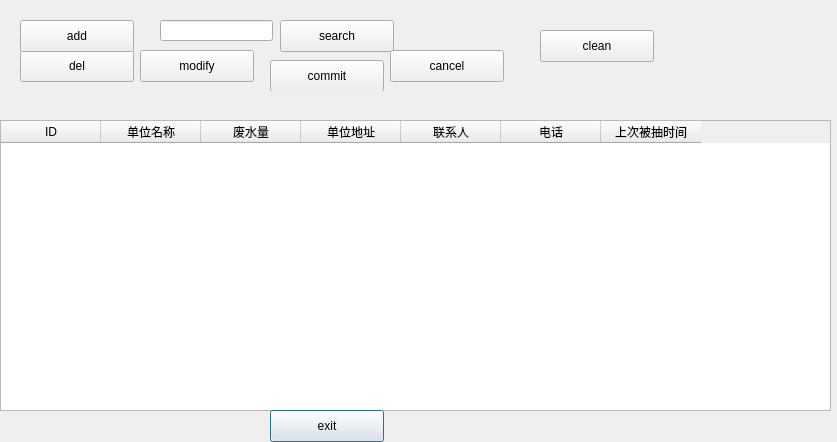
<?xml version="1.0" encoding="UTF-8"?>
<ui version="4.0">
 <class>AddEnterprise</class>
 <widget class="QDialog" name="AddEnterprise">
  <property name="geometry">
   <rect>
    <x>0</x>
    <y>0</y>
    <width>837</width>
    <height>442</height>
   </rect>
  </property>
  <property name="windowTitle">
   <string>Dialog</string>
  </property>
  <widget class="QTableWidget" name="tableWidget">
   <property name="geometry">
    <rect>
     <x>0</x>
     <y>120</y>
     <width>831</width>
     <height>291</height>
    </rect>
   </property>
   <property name="editTriggers">
    <set>QAbstractItemView::AllEditTriggers</set>
   </property>
   <property name="selectionBehavior">
    <enum>QAbstractItemView::SelectRows</enum>
   </property>
   <column>
    <property name="text">
     <string>ID</string>
    </property>
   </column>
   <column>
    <property name="text">
     <string>单位名称</string>
    </property>
   </column>
   <column>
    <property name="text">
     <string>废水量</string>
    </property>
   </column>
   <column>
    <property name="text">
     <string>单位地址</string>
    </property>
   </column>
   <column>
    <property name="text">
     <string>联系人</string>
    </property>
   </column>
   <column>
    <property name="text">
     <string>电话</string>
    </property>
   </column>
   <column>
    <property name="text">
     <string>上次被抽时间</string>
    </property>
   </column>
  </widget>
  <widget class="QPushButton" name="exit">
   <property name="geometry">
    <rect>
     <x>270</x>
     <y>410</y>
     <width>114</width>
     <height>32</height>
    </rect>
   </property>
   <property name="text">
    <string>exit</string>
   </property>
  </widget>
  <widget class="QWidget" name="widget" native="true">
   <property name="geometry">
    <rect>
     <x>10</x>
     <y>10</y>
     <width>511</width>
     <height>81</height>
    </rect>
   </property>
   <widget class="QLineEdit" name="ext">
    <property name="geometry">
     <rect>
      <x>150</x>
      <y>10</y>
      <width>113</width>
      <height>21</height>
     </rect>
    </property>
   </widget>
   <widget class="QPushButton" name="del">
    <property name="geometry">
     <rect>
      <x>10</x>
      <y>40</y>
      <width>114</width>
      <height>32</height>
     </rect>
    </property>
    <property name="text">
     <string>del</string>
    </property>
   </widget>
   <widget class="QPushButton" name="search">
    <property name="geometry">
     <rect>
      <x>270</x>
      <y>10</y>
      <width>114</width>
      <height>32</height>
     </rect>
    </property>
    <property name="text">
     <string>search</string>
    </property>
   </widget>
   <widget class="QPushButton" name="add">
    <property name="geometry">
     <rect>
      <x>10</x>
      <y>10</y>
      <width>114</width>
      <height>32</height>
     </rect>
    </property>
    <property name="text">
     <string>add</string>
    </property>
   </widget>
   <widget class="QPushButton" name="modify">
    <property name="geometry">
     <rect>
      <x>130</x>
      <y>40</y>
      <width>114</width>
      <height>32</height>
     </rect>
    </property>
    <property name="text">
     <string>modify</string>
    </property>
   </widget>
   <widget class="QPushButton" name="commit">
    <property name="geometry">
     <rect>
      <x>260</x>
      <y>50</y>
      <width>114</width>
      <height>32</height>
     </rect>
    </property>
    <property name="text">
     <string>commit</string>
    </property>
   </widget>
   <widget class="QPushButton" name="cancel">
    <property name="geometry">
     <rect>
      <x>380</x>
      <y>40</y>
      <width>114</width>
      <height>32</height>
     </rect>
    </property>
    <property name="text">
     <string>cancel</string>
    </property>
   </widget>
  </widget>
  <widget class="QPushButton" name="clean">
   <property name="geometry">
    <rect>
     <x>540</x>
     <y>30</y>
     <width>114</width>
     <height>32</height>
    </rect>
   </property>
   <property name="text">
    <string>clean</string>
   </property>
  </widget>
 </widget>
 <resources/>
 <connections/>
</ui>
